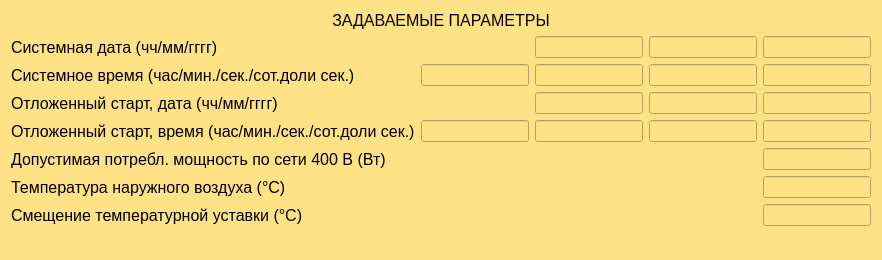
          <widget class="QWidget" name="widget_11" native="true">
           <property name="sizePolicy">
            <sizepolicy hsizetype="Expanding" vsizetype="Expanding">
             <horstretch>0</horstretch>
             <verstretch>0</verstretch>
            </sizepolicy>
           </property>
           <property name="styleSheet">
            <string notr="true">background-color: rgb(255, 225, 134);</string>
           </property>
           <layout class="QVBoxLayout" name="verticalLayout_12">
            <item>
             <widget class="QLabel" name="label_35">
              <property name="font">
               <font>
                <pointsize>12</pointsize>
               </font>
              </property>
              <property name="text">
               <string>ЗАДАВАЕМЫЕ ПАРАМЕТРЫ</string>
              </property>
              <property name="alignment">
               <set>Qt::AlignCenter</set>
              </property>
             </widget>
            </item>
            <item>
             <layout class="QGridLayout" name="gridLayout_5">
              <item row="1" column="4">
               <widget class="QLineEdit" name="lineEdit_7">
                <property name="alignment">
                 <set>Qt::AlignCenter</set>
                </property>
               </widget>
              </item>
              <item row="6" column="0">
               <widget class="QLabel" name="label_46">
                <property name="font">
                 <font>
                  <pointsize>12</pointsize>
                 </font>
                </property>
                <property name="text">
                 <string>Температура наружного воздуха (°C)</string>
                </property>
               </widget>
              </item>
              <item row="3" column="0">
               <widget class="QLabel" name="label_61">
                <property name="font">
                 <font>
                  <pointsize>12</pointsize>
                 </font>
                </property>
                <property name="text">
                 <string>Отложенный старт, дата (чч/мм/гггг)</string>
                </property>
               </widget>
              </item>
              <item row="4" column="4">
               <widget class="QLineEdit" name="lineEdit_14">
                <property name="alignment">
                 <set>Qt::AlignCenter</set>
                </property>
               </widget>
              </item>
              <item row="7" column="1">
               <widget class="QWidget" name="widget_61" native="true">
                <layout class="QHBoxLayout" name="horizontalLayout_54">
                 <property name="spacing">
                  <number>0</number>
                 </property>
                 <property name="leftMargin">
                  <number>0</number>
                 </property>
                 <property name="topMargin">
                  <number>0</number>
                 </property>
                 <property name="rightMargin">
                  <number>0</number>
                 </property>
                 <property name="bottomMargin">
                  <number>0</number>
                 </property>
                </layout>
               </widget>
              </item>
              <item row="7" column="4">
               <widget class="QLineEdit" name="lineEdit_17">
                <property name="alignment">
                 <set>Qt::AlignCenter</set>
                </property>
               </widget>
              </item>
              <item row="1" column="0">
               <widget class="QLabel" name="label_77">
                <property name="font">
                 <font>
                  <pointsize>12</pointsize>
                 </font>
                </property>
                <property name="text">
                 <string>Системная дата (чч/мм/гггг)</string>
                </property>
               </widget>
              </item>
              <item row="5" column="0">
               <widget class="QLabel" name="label_47">
                <property name="font">
                 <font>
                  <pointsize>12</pointsize>
                 </font>
                </property>
                <property name="text">
                 <string>Допустимая потребл. мощность по сети 400 В (Вт)</string>
                </property>
               </widget>
              </item>
              <item row="3" column="3">
               <widget class="QLineEdit" name="lineEdit_9">
                <property name="alignment">
                 <set>Qt::AlignCenter</set>
                </property>
               </widget>
              </item>
              <item row="1" column="3">
               <widget class="QLineEdit" name="lineEdit_6">
                <property name="alignment">
                 <set>Qt::AlignCenter</set>
                </property>
               </widget>
              </item>
              <item row="4" column="1">
               <widget class="QLineEdit" name="lineEdit_11">
                <property name="alignment">
                 <set>Qt::AlignCenter</set>
                </property>
               </widget>
              </item>
              <item row="3" column="2">
               <widget class="QLineEdit" name="lineEdit_8">
                <property name="alignment">
                 <set>Qt::AlignCenter</set>
                </property>
               </widget>
              </item>
              <item row="2" column="0">
               <widget class="QLabel" name="label_76">
                <property name="font">
                 <font>
                  <pointsize>12</pointsize>
                 </font>
                </property>
                <property name="text">
                 <string>Системное время (час/мин./сек./сот.доли сек.)</string>
                </property>
               </widget>
              </item>
              <item row="2" column="4">
               <widget class="QLineEdit" name="lineEdit_4">
                <property name="alignment">
                 <set>Qt::AlignCenter</set>
                </property>
               </widget>
              </item>
              <item row="5" column="1">
               <widget class="QWidget" name="widget_23" native="true">
                <layout class="QHBoxLayout" name="horizontalLayout_15">
                 <property name="spacing">
                  <number>0</number>
                 </property>
                 <property name="leftMargin">
                  <number>0</number>
                 </property>
                 <property name="topMargin">
                  <number>0</number>
                 </property>
                 <property name="rightMargin">
                  <number>0</number>
                 </property>
                 <property name="bottomMargin">
                  <number>0</number>
                 </property>
                </layout>
               </widget>
              </item>
              <item row="6" column="4">
               <widget class="QLineEdit" name="lineEdit_16">
                <property name="alignment">
                 <set>Qt::AlignCenter</set>
                </property>
               </widget>
              </item>
              <item row="2" column="3">
               <widget class="QLineEdit" name="lineEdit_3">
                <property name="alignment">
                 <set>Qt::AlignCenter</set>
                </property>
               </widget>
              </item>
              <item row="4" column="2">
               <widget class="QLineEdit" name="lineEdit_12">
                <property name="alignment">
                 <set>Qt::AlignCenter</set>
                </property>
               </widget>
              </item>
              <item row="5" column="4">
               <widget class="QLineEdit" name="lineEdit_15">
                <property name="alignment">
                 <set>Qt::AlignCenter</set>
                </property>
               </widget>
              </item>
              <item row="6" column="1">
               <widget class="QWidget" name="widget_56" native="true">
                <layout class="QHBoxLayout" name="horizontalLayout_49">
                 <property name="spacing">
                  <number>0</number>
                 </property>
                 <property name="leftMargin">
                  <number>0</number>
                 </property>
                 <property name="topMargin">
                  <number>0</number>
                 </property>
                 <property name="rightMargin">
                  <number>0</number>
                 </property>
                 <property name="bottomMargin">
                  <number>0</number>
                 </property>
                </layout>
               </widget>
              </item>
              <item row="4" column="3">
               <widget class="QLineEdit" name="lineEdit_13">
                <property name="alignment">
                 <set>Qt::AlignCenter</set>
                </property>
               </widget>
              </item>
              <item row="4" column="0">
               <widget class="QLabel" name="label_62">
                <property name="font">
                 <font>
                  <pointsize>12</pointsize>
                 </font>
                </property>
                <property name="text">
                 <string>Отложенный старт, время (час/мин./сек./сот.доли сек.)</string>
                </property>
               </widget>
              </item>
              <item row="1" column="2">
               <widget class="QLineEdit" name="lineEdit_5">
                <property name="alignment">
                 <set>Qt::AlignCenter</set>
                </property>
               </widget>
              </item>
              <item row="2" column="1">
               <widget class="QWidget" name="widget_62" native="true">
                <layout class="QHBoxLayout" name="horizontalLayout_55">
                 <property name="spacing">
                  <number>0</number>
                 </property>
                 <property name="leftMargin">
                  <number>0</number>
                 </property>
                 <property name="topMargin">
                  <number>0</number>
                 </property>
                 <property name="rightMargin">
                  <number>0</number>
                 </property>
                 <property name="bottomMargin">
                  <number>0</number>
                 </property>
                 <item>
                  <widget class="QLineEdit" name="lineEdit">
                   <property name="alignment">
                    <set>Qt::AlignCenter</set>
                   </property>
                  </widget>
                 </item>
                </layout>
               </widget>
              </item>
              <item row="7" column="0">
               <widget class="QLabel" name="label_63">
                <property name="font">
                 <font>
                  <pointsize>12</pointsize>
                 </font>
                </property>
                <property name="text">
                 <string>Смещение температурной уставки (°C)</string>
                </property>
               </widget>
              </item>
              <item row="3" column="4">
               <widget class="QLineEdit" name="lineEdit_10">
                <property name="alignment">
                 <set>Qt::AlignCenter</set>
                </property>
               </widget>
              </item>
              <item row="2" column="2">
               <widget class="QLineEdit" name="lineEdit_2">
                <property name="alignment">
                 <set>Qt::AlignCenter</set>
                </property>
               </widget>
              </item>
             </layout>
            </item>
            <item>
             <spacer name="verticalSpacer_5">
              <property name="orientation">
               <enum>Qt::Vertical</enum>
              </property>
              <property name="sizeHint" stdset="0">
               <size>
                <width>20</width>
                <height>23</height>
               </size>
              </property>
             </spacer>
            </item>
           </layout>
          </widget>
